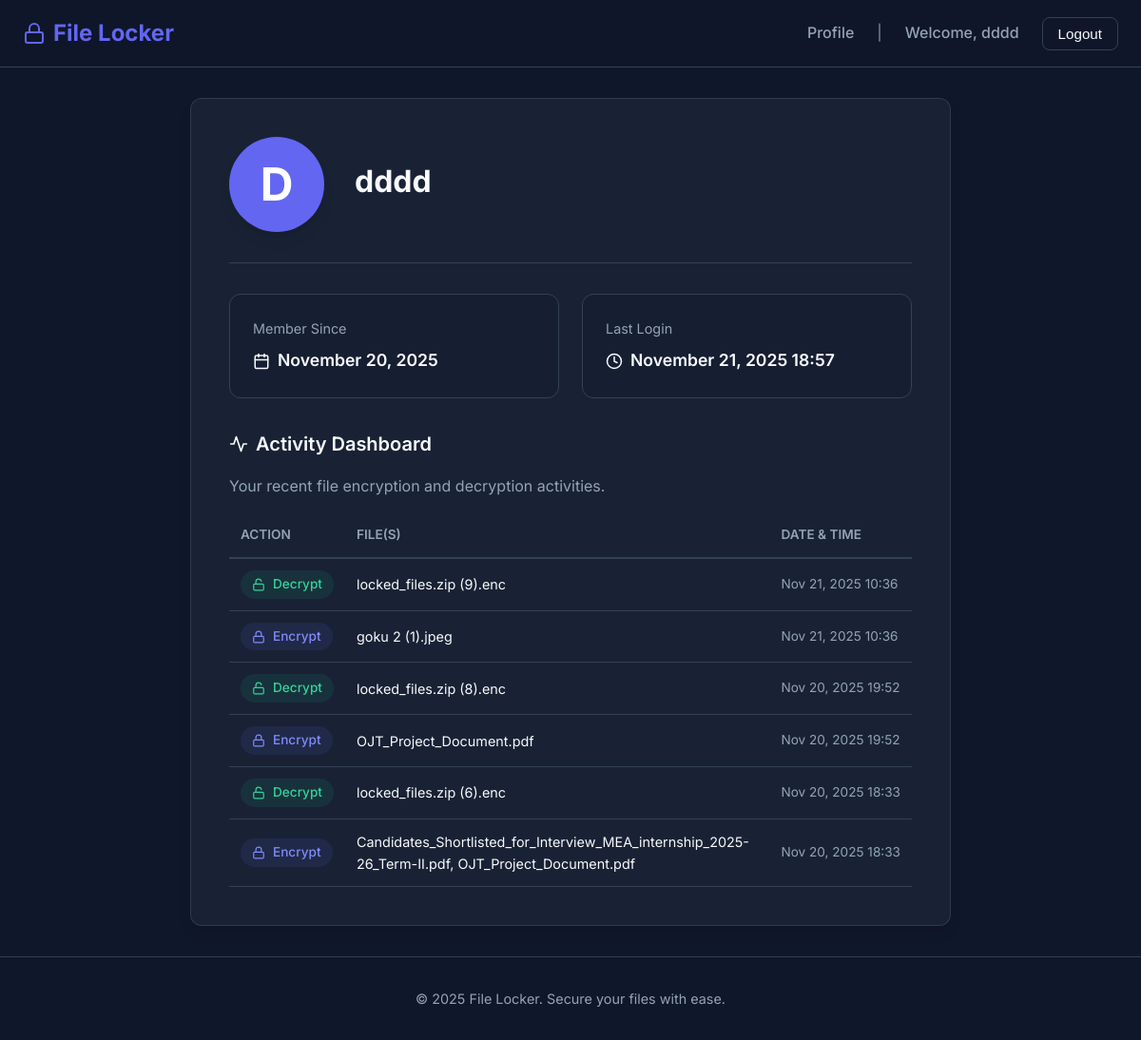
Screenshot of /profile/ (signed in) with the database file from the repository.
### locker_app/models.py (models this page shows, shortened)
class FileHistory(models.Model):
    ACTION_CHOICES = [
        ('encrypt', 'Encrypt'),
        ('decrypt', 'Decrypt'),
    ]
    user = models.ForeignKey(User, on_delete=models.CASCADE)
    action = models.CharField(max_length=10, choices=ACTION_CHOICES)
    filename = models.CharField(max_length=255)
    timestamp = models.DateTimeField(auto_now_add=True)
    class Meta:
        ordering = ['-timestamp']

### locker_app/views.py (the view)
# urls.py: path('profile/', views.profile, name='profile'),
@login_required
def profile(request):
    history = FileHistory.objects.filter(user=request.user)[:20]
    return render(request, 'locker_app/profile.html', {'history': history})

### locker_app/templates/locker_app/profile.html (shortened to what this page needs)
{% extends 'locker_app/base.html' %}
{% load static %}
{% block extra_css %}
<link rel="stylesheet" href="{% static 'locker_app/css/profile.css' %}">
{% endblock %}
{% block content %}
<div class="profile-container">
    <div class="glass-panel" style="padding: 2.5rem;">
        <div class="profile-header">
            <div class="profile-avatar">
                {{ user.username|first|upper }}
            </div>
            <div class="profile-info">
                <h2>{{ user.username }}</h2>
            </div>
        </div>
        <div class="stats-grid">
            <div class="stat-card">
                <span class="stat-label">Member Since</span>
                <div class="stat-value">
                    {{ user.date_joined|date:"F j, Y" }}
                </div>
            </div>
            <div class="stat-card">
                <span class="stat-label">Last Login</span>
                <div class="stat-value">
                    <svg xmlns="http://www.w3.org/2000/svg" width="18" height="18" viewBox="0 0 24 24" fill="none"
                        stroke="currentColor" stroke-width="2" stroke-linecap="round" stroke-linejoin="round">
                        <circle cx="12" cy="12" r="10"></circle>
                        <polyline points="12 6 12 12 16 14"></polyline>
                    </svg>
                    {{ user.last_login|date:"F j, Y H:i" }}
                </div>
            </div>
        </div>
        <div class="dashboard-section">
            <div class="dashboard-title">
                <svg xmlns="http://www.w3.org/2000/svg" width="20" height="20" viewBox="0 0 24 24" fill="none"
                    stroke="currentColor" stroke-width="2" stroke-linecap="round" stroke-linejoin="round">
                    <polyline points="22 12 18 12 15 21 9 3 6 12 2 12"></polyline>
                </svg>
                Activity Dashboard
            </div>
            <p style="margin-bottom: 1rem; color: var(--text-muted);">Your recent file encryption and decryption
                activities.</p>
            {% if history %}
            <div style="overflow-x: auto;">
                <table style="width: 100%; border-collapse: collapse;">
                    <thead>
                        <tr style="border-bottom: 2px solid var(--border-color);">
                            <th
                                style="text-align: left; padding: 0.75rem; color: var(--text-muted); font-weight: 600; font-size: 0.85rem;">
                                ACTION</th>
                            <th
                                style="text-align: left; padding: 0.75rem; color: var(--text-muted); font-weight: 600; font-size: 0.85rem;">
                                FILE(S)</th>
                            <th
                                style="text-align: left; padding: 0.75rem; color: var(--text-muted); font-weight: 600; font-size: 0.85rem; white-space: nowrap;">
                                DATE & TIME</th>
                        </tr>
                    </thead>
                    <tbody>
                        {% for item in history %}
                        <tr style="border-bottom: 1px solid var(--border-color);">
                            <td style="padding: 0.75rem;">
                                {% if item.action == 'encrypt' %}
                                <span
                                    style="display: inline-flex; align-items: center; gap: 0.5rem; padding: 0.25rem 0.75rem; background: rgba(99, 102, 241, 0.1); color: #818cf8; border-radius: 1rem; font-size: 0.85rem; font-weight: 500;">
                                    <svg xmlns="http://www.w3.org/2000/svg" width="14" height="14" viewBox="0 0 24 24"
                                        fill="none" stroke="currentColor" stroke-width="2" stroke-linecap="round"
                                        stroke-linejoin="round">
                                        <rect x="3" y="11" width="18" height="11" rx="2" ry="2"></rect>
                                        <path d="M7 11V7a5 5 0 0 1 10 0v4"></path>
                                    </svg>
                                    Encrypt
                                </span>
                                {% else %}
                                <span
                                    style="display: inline-flex; align-items: center; gap: 0.5rem; padding: 0.25rem 0.75rem; background: rgba(16, 185, 129, 0.1); color: #34d399; border-radius: 1rem; font-size: 0.85rem; font-weight: 500;">
                                    <svg xmlns="http://www.w3.org/2000/svg" width="14" height="14" viewBox="0 0 24 24"
                                        fill="none" stroke="currentColor" stroke-width="2" stroke-linecap="round"
                                        stroke-linejoin="round">
                                        <rect x="3" y="11" width="18" height="11" rx="2" ry="2"></rect>
                                        <path d="M7 11V7a5 5 0 0 1 9.9-1"></path>
                                    </svg>
                                    Decrypt
                                </span>
                                {% endif %}
                            </td>
                            <td style="padding: 0.75rem; color: var(--text-color); font-size: 0.9rem;">
                                {{ item.filename }}
                            </td>
                            <td
                                style="padding: 0.75rem; color: var(--text-muted); font-size: 0.85rem; white-space: nowrap;">
                                {{ item.timestamp|date:"M d, Y H:i" }}
                            </td>
                        </tr>
                        {% endfor %}
                    </tbody>
                </table>
            </div>
            {% endif %}
        </div>
    </div>
</div>
{% endblock %}

### locker_app/templates/locker_app/base.html (shortened to what this page needs)
{% load static %}
<!DOCTYPE html>
<html lang="en">
<head>
    <link rel="stylesheet" href="{% static 'locker_app/css/main.css' %}">
    {% block extra_css %}{% endblock %}
</head>
<body>
    <nav class="navbar">
        <div class="container navbar-content">
            <a href="{% url 'home' %}" class="logo">
                <svg xmlns="http://www.w3.org/2000/svg" width="24" height="24" viewBox="0 0 24 24" fill="none"
                    stroke="currentColor" stroke-width="2" stroke-linecap="round" stroke-linejoin="round">
                    <rect x="3" y="11" width="18" height="11" rx="2" ry="2"></rect>
                    <path d="M7 11V7a5 5 0 0 1 10 0v4"></path>
                </svg>
                File Locker
            </a>
            <div class="nav-links">
                {% if user.is_authenticated %}
                <a href="{% url 'profile' %}" class="nav-link">Profile</a>
                <span class="nav-link" style="opacity: 0.7;">|</span>
                <span class="nav-link">Welcome, {{ user.username }}</span>
                <form method="post" action="{% url 'logout' %}" style="display: inline;">
                    <button type="submit" class="btn btn-outline">Logout</button>
                </form>
                {% else %}
                <a href="{% url 'login' %}" class="nav-link">Login</a>
                <a href="{% url 'signup' %}" class="btn btn-primary">Sign Up</a>
                {% endif %}
            </div>
        </div>
    </nav>
    <main>
        {% block content %}
        {% endblock %}
    </main>
    <footer class="footer">
        <div class="container">
            <p>&copy; {% now "Y" %} File Locker. Secure your files with ease.</p>
        </div>
    </footer>
</body>
</html>

### locker_app/static/locker_app/css/main.css (style rules this page uses)
:root { --bg-color: #0f172a; --surface-color: #1e293b; --primary-color: #6366f1; --primary-hover: #4f46e5; --text-color: #f8fafc; --text-muted: #94a3b8; --border-color: #334155; --glass-bg: rgba(30, 41, 59, 0.7); --glass-border: rgba(255, 255, 255, 0.1); --shadow-lg: 0 10px 15px -3px rgba(0, 0, 0, 0.1), 0 4px 6px -2px rgba(0, 0, 0, 0.05); --radius: 0.75rem; }
* { margin: 0; padding: 0; box-sizing: border-box; }
body { font-family: 'Inter', sans-serif; background-color: var(--bg-color); color: var(--text-color); line-height: 1.6; min-height: 100vh; display: flex; flex-direction: column; }
.glass-panel { background: var(--glass-bg); backdrop-filter: blur(12px); -webkit-backdrop-filter: blur(12px); border: 1px solid var(--glass-border); border-radius: var(--radius); box-shadow: var(--shadow-lg); }
.container { width: 100%; max-width: 1200px; margin: 0 auto; padding: 0 1.5rem; }
.navbar { padding: 1rem 0; border-bottom: 1px solid var(--border-color); background: rgba(15, 23, 42, 0.8); backdrop-filter: blur(10px); position: sticky; top: 0; z-index: 100; }
.navbar-content { display: flex; justify-content: space-between; align-items: center; }
.logo { font-size: 1.5rem; font-weight: 700; color: var(--primary-color); text-decoration: none; display: flex; align-items: center; gap: 0.5rem; }
.nav-links { display: flex; gap: 1.5rem; align-items: center; }
.nav-link { color: var(--text-muted); text-decoration: none; font-weight: 500; transition: color 0.2s; }
.btn { display: inline-flex; align-items: center; justify-content: center; padding: 0.5rem 1rem; border-radius: 0.5rem; font-weight: 500; text-decoration: none; transition: all 0.2s; cursor: pointer; border: none; font-size: 0.95rem; }
.btn-outline { border: 1px solid var(--border-color); color: var(--text-color); background: transparent; }
.footer { margin-top: auto; padding: 2rem 0; text-align: center; color: var(--text-muted); font-size: 0.9rem; border-top: 1px solid var(--border-color); }

### locker_app/static/locker_app/css/profile.css (style rules this page uses)
.profile-container { max-width: 800px; margin: 2rem auto; }
.profile-header { display: flex; align-items: center; gap: 2rem; padding-bottom: 2rem; border-bottom: 1px solid var(--border-color); margin-bottom: 2rem; }
.profile-avatar { width: 100px; height: 100px; border-radius: 50%; background: var(--primary-color); color: white; display: flex; align-items: center; justify-content: center; font-size: 3rem; font-weight: 700; box-shadow: var(--shadow-lg); }
.profile-info h2 { font-size: 2rem; margin-bottom: 0.5rem; color: var(--text-color); }
.stats-grid { display: grid; grid-template-columns: repeat(auto-fit, minmax(200px, 1fr)); gap: 1.5rem; margin-bottom: 2rem; }
.stat-card { background: rgba(15, 23, 42, 0.3); padding: 1.5rem; border-radius: var(--radius); border: 1px solid var(--border-color); }
.stat-label { color: var(--text-muted); font-size: 0.9rem; margin-bottom: 0.5rem; display: block; }
.stat-value { font-size: 1.1rem; font-weight: 600; color: var(--text-color); display: flex; align-items: center; gap: 0.5rem; }
.dashboard-section { margin-top: 2rem; }
.dashboard-title { font-size: 1.25rem; font-weight: 600; margin-bottom: 1rem; display: flex; align-items: center; gap: 0.5rem; }

### rows the page displays
FileHistory: action "decrypt" (drawn), filename "locked_files.zip (9).enc", timestamp "Nov 21, 2025 10:36"
FileHistory: action "encrypt" (drawn), filename "goku 2 (1).jpeg", timestamp "Nov 21, 2025 10:36"
FileHistory: action "decrypt" (drawn), filename "locked_files.zip (8).enc", timestamp "Nov 20, 2025 19:52"
FileHistory: action "encrypt" (drawn), filename "OJT_Project_Document.pdf", timestamp "Nov 20, 2025 19:52"
FileHistory: action "decrypt" (drawn), filename "locked_files.zip (6).enc", timestamp "Nov 20, 2025 18:33"
FileHistory: action "encrypt" (drawn), filename "Candidates_Shortlisted_for_Interview_MEA_internship_2025-26_Term-II.pdf, OJT_Project_Document.pdf", timestamp "Nov 20, 2025 18:33"

### other values shown
{{ user.username }} "dddd"
{{ user.username|first|upper }} "D"
{{ user.date_joined|date:"F j, Y" }} "November 20, 2025"
{{ user.last_login|date:"F j, Y H:i" }} "November 21, 2025 18:57"
